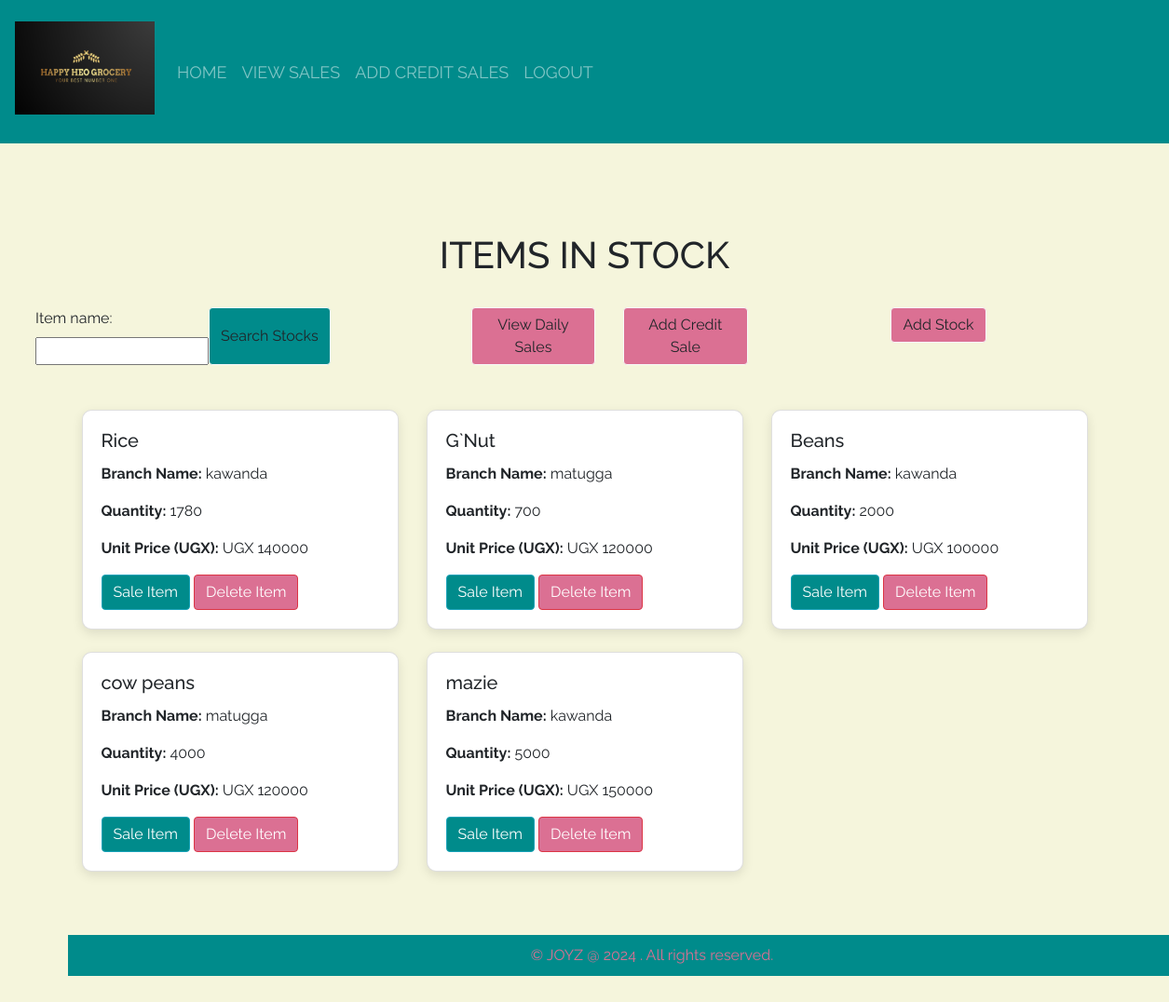
The app's page /home/ (signed in) with its own data.
### groceryapp/models.py (models this page shows, shortened)
class Stocks(models.Model):
    item_name = models.CharField(max_length = 50, null = True, blank = True)
    stock_types = models.CharField(max_length = 50, null = True, blank = True)
    stock_date = models.DateTimeField(default=datetime.now())
    stock_time = models.TimeField(auto_now_add=True)
    total_quantity = models.IntegerField(default=0, null = True, blank = True)
    stock_cost = models.IntegerField(default = 0, null = True, blank = True)
    stock_dealer_name = models.CharField(max_length = 50, null = True, blank = True)
    stock_branch_name = models.CharField(max_length = 50, null = True, blank = True)
    stock_contact = models.CharField(max_length = 50, null = True, blank = True)
    unit_price = models.IntegerField(default = 0, null = True, blank = True)

### groceryapp/views.py (the view)
# urls.py: 2. Add a URL to urlpatterns:  path('', views.home, name='home')
@login_required
def home(request):
    products = Stocks.objects.all().order_by('-id')
    product_filters = StocksFilter(request.GET,queryset=products)
    products = product_filters.qs
    return render(request,'groceryapp/home.html',{'products':products,'product_filters':product_filters})

### groceryapp/templates/groceryapp/home.html
{% extends 'groceryapp/base.html'%}
{% load static %}
{% block content%}
<br></br>
<div class="container mt-5">
  <h1 class="text-center">ITEMS IN STOCK</h1>
  <br>
  <div class="row mb-3" >
  <div row justify-content-end>
  <div class="container col md-6 ">
    <form action="" method="GET" class="d-flex justify-content-end">
      {{ product_filters.form }}
      <input
        type="submit"
        value="Search Stocks"
        class="btn btn-light"style="background:darkcyan;" />
    </form>
  </div>
  </div>
  <br>
  <div class="container text-center col md-5">
    <a href="{% url 'daily_sales' %}" class="btn btn-light"style="background:palevioletred;,colour:darkcyan;">View Daily Sales</a>
</div>
<br>
  <div class="container text-center col md-5">
    <a href="{% url 'add_credit_sale' %}" class="btn btn-light" style="background:palevioletred;,colour:darkcyan;">Add Credit Sale</a>
  </div>
  <br>
  <div class="container text-center col-4">
    <a href="{% url 'add_stock' %}" class="btn btn-light" style="background:palevioletred;,colour:darkcyan;">Add Stock</a>
</div>
</div>
<div class="container mt-5">
  <div class="row">
    {% for product in products %}
      <div class="col-md-4 mb-4">
        <div class="card" style="box-shadow: 0px 4px 12px rgba(0, 0, 0, 0.1); border-radius: 10px;">
          <div class="card-body">
            <h5 class="card-title">{{ product.item_name }}</h5>
            <p class="card-text"><strong>Branch Name:</strong> {{ product.stock_branch_name }}</p>
            <p class="card-text"><strong>Quantity:</strong> {{ product.total_quantity }}</p>
            <p class="card-text"><strong>Unit Price (UGX):</strong> UGX {{ product.unit_price }}</p>
            <a href="{% url 'product_detail' product.id %}" class="btn btn-info" style="background:darkcyan;">Sale Item</a>
            <a href="{% url 'delete_detail' product.id %}" class="btn btn-danger" style="background:palevioletred;">Delete Item</a>
          </div>
        </div>
      </div>
    {% endfor %}
  </div>
</div>
<br>
{% endblock %}

### groceryapp/static/css/main.css (style rules this page uses)
html, body { position: relative; overflow-x: hidden; background: url; width: 100% !important; height: 100vh; display: table; background-position: center; background-attachment: scroll; background-size: cover; background-repeat: no-repeat; justify-content: space-between; align-items: center; padding: 0; margin: 0; padding-bottom: 60px; }
body { background-color: beige; font-family: 'raleway'; }
form { width: 40%; margin: 0 auto; flex-grow: 1; }

### records on screen
Stocks: item_name "Rice", stock_branch_name "kawanda", total_quantity "1780", unit_price "140000"
Stocks: item_name "G`Nut", stock_branch_name "matugga", total_quantity "700", unit_price "120000"
Stocks: item_name "Beans", stock_branch_name "kawanda", total_quantity "2000", unit_price "100000"
Stocks: item_name "cow peans", stock_branch_name "matugga", total_quantity "4000", unit_price "120000"
Stocks: item_name "mazie", stock_branch_name "kawanda", total_quantity "5000", unit_price "150000"
